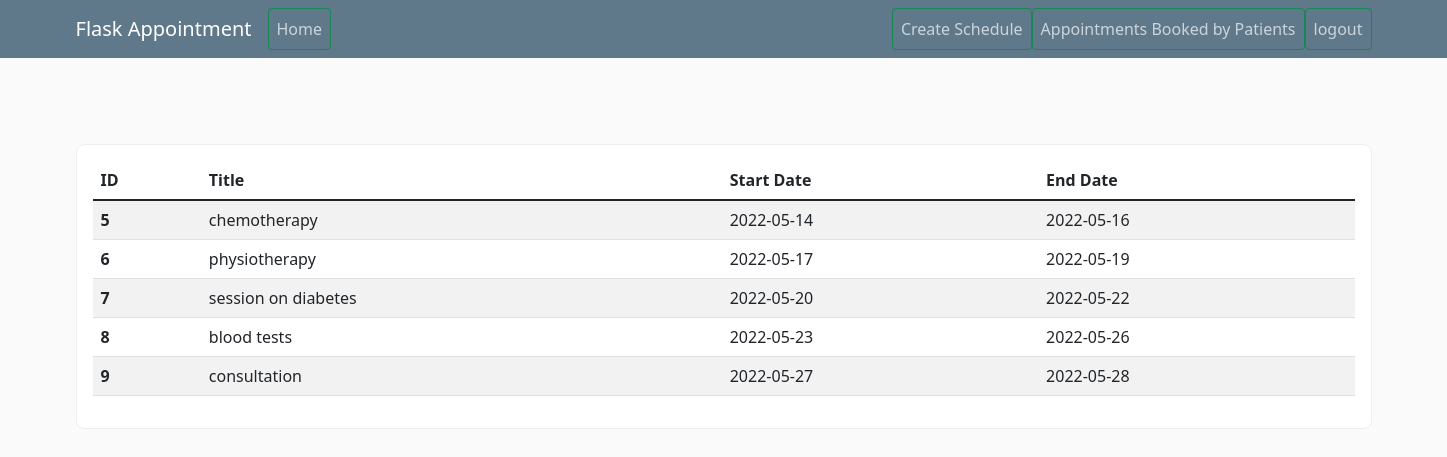
/view/doctor/schedule/4 (signed in), run on the app's committed database.
### appointment_system/models.py (models this page shows, shortened)
class Schedule(db.Model):
    id = db.Column(db.Integer, primary_key=True)
    doctor_id = db.Column(db.Integer, db.ForeignKey('doctor.id'))
    title = db.Column(db.String(20), nullable=False)
    start_date = db.Column(db.Date(), default = datetime.now().date())
    end_date = db.Column(db.Date(), default = datetime.now().date())
    appointment = db.relationship('Appointment', backref='Schedule', lazy=True)

### appointment_system/routes.py (the view)
@app.route("/view/doctor/schedule/<int:id>")
def view_doctor_schedule(id):
    schedules = Schedule.query.filter_by(doctor_id=id).all()
    return render_template('view_doctor_schedules.html', schedules=schedules)

### appointment_system/models.py (called while the page is built)
@login_manager.user_loader
def load_user(user_id):
    return User.query.get(int(user_id))

### appointment_system/templates/view_doctor_schedules.html (shortened to what this page needs)
{% extends "layout.html" %}
{% block content %}
    <div class="col-md-12 mt-5">
        <div class="table-wrapper">
            <table class="table table-striped">
                <thead>
                <tr>
                    <th scope="col">ID</th>
                    <th scope="col">Title</th>
                    <th scope="col">Start Date</th>
                    <th scope="col">End Date</th>
                </tr>
                </thead>
                <tbody>
                    {% for schedule in schedules %}
                        <tr>
                            <th scope="row">{{ schedule.id}}</th>
                            <td>{{ schedule.title }}</td>
                            <td>{{ schedule.start_date }}</td>
                            <td>{{ schedule.end_date }}</td>
                        </tr>
                    {% endfor %}
                </tbody>
            </table>
        </div>
    </div>
{% endblock %}

### appointment_system/static/main.css (style rules this page uses)
body { background: #fafafa; color: #333333; margin-top: 5rem; }
.table-wrapper { padding: 16px; background: #fff; border-radius: 8px; border: 1px solid #eee; }

### data on the page
Schedule: id "5", title "chemotherapy", start_date "2022-05-14", end_date "2022-05-16"
Schedule: id "6", title "physiotherapy", start_date "2022-05-17", end_date "2022-05-19"
Schedule: id "7", title "session on diabetes", start_date "2022-05-20", end_date "2022-05-22"
Schedule: id "8", title "blood tests", start_date "2022-05-23", end_date "2022-05-26"
Schedule: id "9", title "consultation", start_date "2022-05-27", end_date "2022-05-28"
